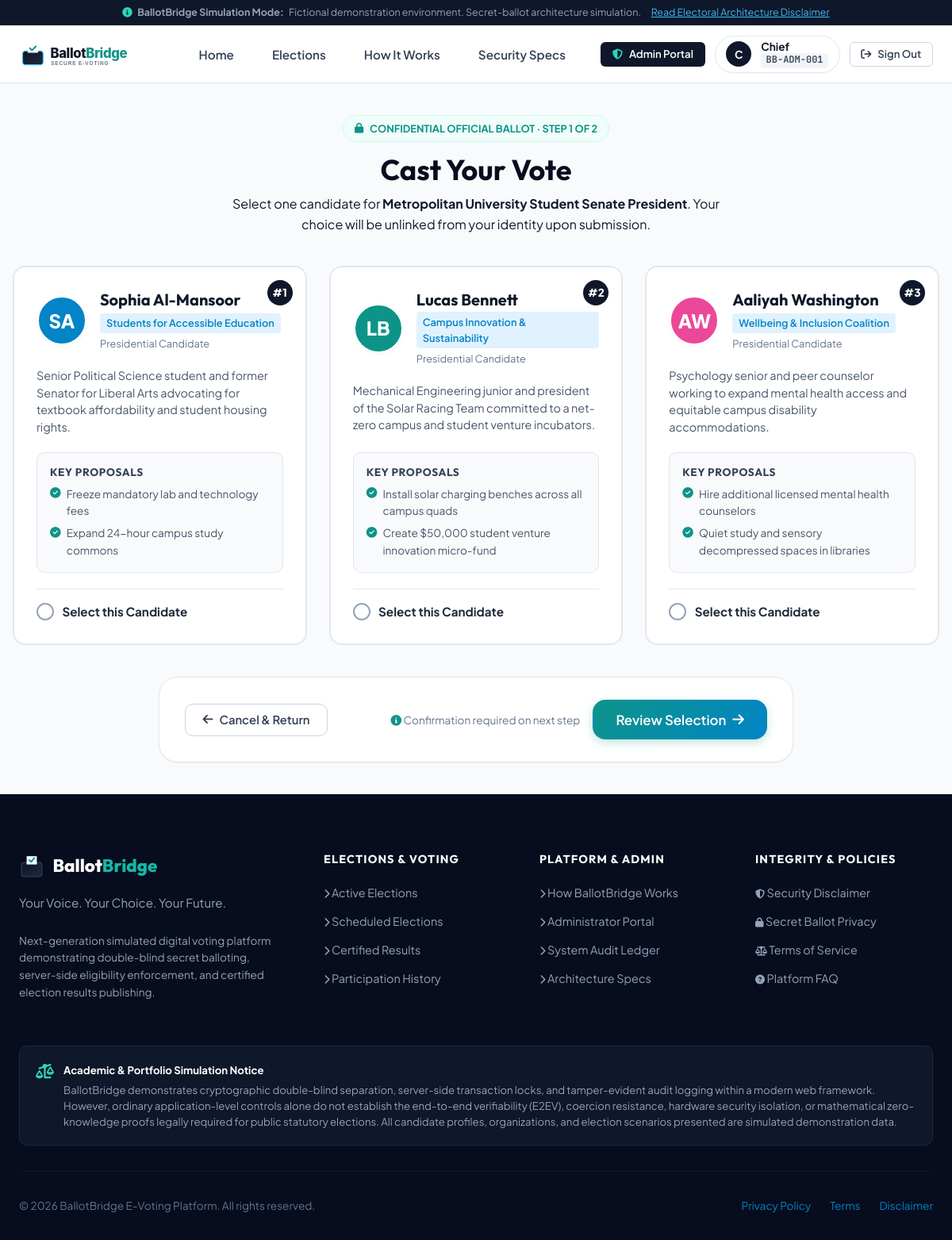
Screenshot of /election/metropolitan-university-student-senate-president/vote/ (signed in) with the database file from the repository.
### voting/models.py (models this page shows, shortened)
class UserProfile(models.Model):
    user = models.OneToOneField(User, on_delete=models.CASCADE, related_name='profile')
    role = models.CharField(max_length=20, choices=UserRole.choices, default=UserRole.VOTER)
    voter_id = models.CharField(max_length=32, unique=True, db_index=True)
    demo_id_number = models.CharField(max_length=64, blank=True, default='', help_text='Simulated national or student ID')
    organization = models.CharField(max_length=120, blank=True, default='National Voter Registry')
    department = models.CharField(max_length=120, blank=True, default='General Division')
    is_verified = models.BooleanField(default=True)
    phone_number = models.CharField(max_length=30, blank=True, default='')
    avatar_color = models.CharField(max_length=20, default='#0284c7')
    created_at = models.DateTimeField(auto_now_add=True)
    @property
    def is_admin_role(self):
        return self.role == UserRole.ADMIN or self.user.is_superuser or self.user.is_staff

class Election(models.Model):
    title = models.CharField(max_length=200)
    slug = models.SlugField(max_length=220, unique=True, blank=True)
    tagline = models.CharField(max_length=255, blank=True, default='Empowering community decision making')
    description = models.TextField(help_text='Detailed information regarding election purpose and scope')
    category = models.CharField(max_length=30, choices=ElectionCategory.choices, default=ElectionCategory.NATIONAL_YOUTH)
    status = models.CharField(max_length=25, choices=ElectionStatus.choices, default=ElectionStatus.SCHEDULED)
    start_time = models.DateTimeField()
    end_time = models.DateTimeField()
    eligibility_criteria = models.CharField(
        max_length=50,
        choices=[
            ('ALL', 'All Registered Voters'),
            ('STUDENTS', 'Registered Students Only'),
            ('FACULTY', 'Academic Faculty Only'),
            ('COMMUNITY', 'Community Members'),
        ],
        default='ALL'
    )
    banner_color = models.CharField(max_length=25, default='#1e3a8a')
    banner_icon = models.CharField(max_length=50, default='vote')
    is_featured = models.BooleanField(default=False)
    created_by = models.ForeignKey(User, on_delete=models.SET_NULL, null=True, blank=True, related_name='created_elections')
    created_at = models.DateTimeField(auto_now_add=True)
    updated_at = models.DateTimeField(auto_now=True)
    class Meta:
        ordering = ['-start_time']
    def is_voting_open(self):
        now = timezone.now()
        return self.status == ElectionStatus.ACTIVE and self.start_time <= now <= self.end_time
    def has_user_voted(self, user):
        if not user or not user.is_authenticated:
            return False
        return VoterParticipation.objects.filter(election=self, user=user).exists()
    def is_user_eligible(self, user):
        if not user or not user.is_authenticated:
            return False, "You must be logged in to vote."
        if not hasattr(user, 'profile') or not user.profile.is_verified:
            return False, "Your voter profile is pending verification."
        criteria = self.eligibility_criteria
        if criteria == 'ALL':
            return True, "Eligible to participate"
        elif criteria == 'STUDENTS':
            if 'Student' in user.profile.department or 'College' in user.profile.organization:
                return True, "Eligible student voter"
            return False, "This election is restricted to verified student voters."
        elif criteria == 'FACULTY':
            if 'Faculty' in user.profile.department or 'Academic' in user.profile.department:
                return True, "Eligible faculty voter"
            return False, "This election is restricted to faculty members."
        return True, "Eligible voter"

class Candidate(models.Model):
    election = models.ForeignKey(Election, on_delete=models.CASCADE, related_name='candidates')
    name = models.CharField(max_length=150)
    ballot_number = models.PositiveIntegerField(default=1)
    party_or_slate = models.CharField(max_length=150, blank=True, default='Independent')
    role_title = models.CharField(max_length=150, blank=True, default='Candidate for Office')
    photo = models.ImageField(upload_to='candidates/', blank=True, null=True)
    avatar_color = models.CharField(max_length=20, default='#0284c7')
    avatar_initials = models.CharField(max_length=4, blank=True, default='')
    short_bio = models.TextField(help_text='Concise summary of experience and values')
    qualifications = models.TextField(help_text='Educational, professional, and leadership credentials')
    manifesto = models.TextField(help_text='Official campaign manifesto statement')
    key_proposals = models.TextField(help_text='Key proposal points, separated by newlines')
    email = models.EmailField(blank=True, default='')
    created_at = models.DateTimeField(auto_now_add=True)
    class Meta:
        ordering = ['ballot_number', 'name']
    def get_proposals_list(self):
        return [p.strip() for p in self.key_proposals.splitlines() if p.strip()]

### voting/views.py (the view)
# urls.py: path('election/<slug:slug>/vote/', views.vote_select_view, name='vote_select'),
@login_required
def vote_select_view(request, slug):
    election = get_object_or_404(Election, slug=slug)
    user = request.user
    if not election.is_voting_open():
        messages.error(request, "Voting is currently not open for this election.")
        return redirect('election_detail', slug=slug)
    is_eligible, reason = election.is_user_eligible(user)
    if not is_eligible:
        messages.error(request, f"Ineligible to vote: {reason}")
        return redirect('election_detail', slug=slug)
    if election.has_user_voted(user):
        messages.warning(request, "You have already cast your confidential ballot in this election.")
        return redirect('election_detail', slug=slug)
    candidates = election.candidates.all()
    if not candidates.exists():
        messages.error(request, "No candidates are registered for this election.")
        return redirect('election_detail', slug=slug)
    context = {
        'election': election,
        'candidates': candidates,
    }
    return render(request, 'voter/vote_select.html', context)

### templates/voter/vote_select.html (shortened to what this page needs)
{% extends 'base.html' %}
{% load static %}
{% block content %}
<div class="container" style="padding: 2.5rem 1rem;">
  <div style="text-align: center; max-width: 650px; margin: 0 auto 2.5rem;">
    <div style="display: inline-flex; align-items: center; gap: 0.5rem; background: var(--teal-50); border: 1px solid var(--teal-100); padding: 0.35rem 0.85rem; border-radius: var(--radius-full); color: var(--teal-600); font-size: 0.8rem; font-weight: 700; margin-bottom: 0.75rem;">
      <i class="fa-solid fa-lock"></i>
      <span>CONFIDENTIAL OFFICIAL BALLOT · STEP 1 OF 2</span>
    </div>
    <h1 style="font-size: 2.25rem; color: var(--navy-950); margin-bottom: 0.5rem;">
      Cast Your Vote
    </h1>
    <p style="color: var(--slate-600); font-size: 1rem;">
      Select one candidate for <strong>{{ election.title }}</strong>. Your choice will be unlinked from your identity upon submission.
    </p>
  </div>
  <form method="POST" action="{% url 'vote_confirm' slug=election.slug %}" id="ballotForm">
    <div class="candidates-grid" style="margin-bottom: 2.5rem;">
      {% for cand in candidates %}
      <div class="candidate-card selectable-candidate-card" data-candidate-id="{{ cand.id }}" id="cand-card-{{ cand.id }}">
        <span class="ballot-number-pill">#{{ cand.ballot_number }}</span>
        <div class="candidate-header">
          <div class="candidate-avatar" style="background: {{ cand.avatar_color|default:'#0284c7' }};">
            {{ cand.avatar_initials|default:cand.name|slice:":2"|upper }}
          </div>
          <div class="candidate-info">
            <h3>{{ cand.name }}</h3>
            <span class="candidate-party-badge">{{ cand.party_or_slate|default:"Independent" }}</span>
            <span style="display: block; font-size: 0.8rem; color: var(--slate-500); margin-top: 0.15rem;">
              {{ cand.role_title }}
            </span>
          </div>
        </div>
        <p class="candidate-bio">
          {{ cand.short_bio }}
        </p>
        <div class="candidate-proposals-box">
          <h4>Key Proposals</h4>
          <ul class="candidate-proposals-list">
            {% for proposal in cand.get_proposals_list|slice:":2" %}
            <li><i class="fa-solid fa-circle-check"></i> {{ proposal }}</li>
            {% endfor %}
          </ul>
        </div>
        <div class="candidate-radio-wrapper">
          <div class="custom-radio"></div>
          <span>Select this Candidate</span>
        </div>
      </div>
      {% endfor %}
    </div>
    <div style="background: var(--white); border: 1px solid var(--slate-200); border-radius: var(--radius-xl); padding: 1.75rem 2rem; display: flex; align-items: center; justify-content: space-between; flex-wrap: wrap; gap: 1rem; box-shadow: var(--shadow-sm); max-width: 800px; margin: 0 auto;">
      <a href="{% url 'election_detail' slug=election.slug %}" class="btn btn-secondary">
        <i class="fa-solid fa-arrow-left"></i>
        <span>Cancel & Return</span>
      </a>
      <div style="display: flex; align-items: center; gap: 1rem;">
        <span style="font-size: 0.85rem; color: var(--slate-500);">
          <i class="fa-solid fa-circle-info" style="color: var(--teal-600);"></i> Confirmation required on next step
        </span>
        <button type="submit" class="btn btn-primary btn-lg" id="proceedVoteBtn" disabled>
          <span>Review Selection</span>
          <i class="fa-solid fa-arrow-right"></i>
        </button>
      </div>
    </div>
  </form>
</div>
{% endblock %}

### templates/navbar.html (shortened to what this page needs)
{% load static %}
<header class="site-header">
  <div class="container navbar">
    <a href="{% url 'home' %}" class="brand-link" title="BallotBridge Home">
      <img src="{% static 'img/logo.svg' %}" alt="BallotBridge Logo" class="brand-logo-img">
    </a>
    <ul class="nav-links">
      <li><a href="{% url 'home' %}" class="nav-link {% if request.resolver_match.url_name == 'home' %}active{% endif %}">Home</a></li>
      <li><a href="{% url 'voter_dashboard' %}" class="nav-link {% if request.resolver_match.url_name == 'voter_dashboard' %}active{% endif %}">Elections</a></li>
      <li><a href="{% url 'about' %}" class="nav-link {% if request.resolver_match.url_name == 'about' %}active{% endif %}">How It Works</a></li>
      <li><a href="{% url 'security_disclaimer' %}" class="nav-link {% if request.resolver_match.url_name == 'security_disclaimer' %}active{% endif %}">Security Specs</a></li>
    </ul>
    <div class="nav-auth-actions">
      {% if user.is_authenticated %}
        {% if IS_ADMIN_USER %}
        <a href="{% url 'admin_dashboard' %}" class="btn btn-navy btn-sm" title="Election Administrator Portal">
          <i class="fa-solid fa-shield-halved" style="color: var(--teal-400);"></i>
          <span>Admin Portal</span>
        </a>
        {% endif %}
        <a href="{% url 'profile' %}" class="nav-profile-pill" title="View Voter Profile">
          <div class="avatar-bubble" style="background: {{ CURRENT_USER_PROFILE.avatar_color|default:'#0d9488' }};">
            {{ user.first_name|default:user.username|slice:":1"|upper }}
          </div>
          <div style="display: flex; flex-direction: column; text-align: left; line-height: 1.15;">
            <span style="font-weight: 700; font-size: 0.85rem; color: var(--navy-900);">
              {{ user.first_name|default:user.username }}
            </span>
            <span class="voter-id-tag">
              {{ CURRENT_USER_PROFILE.voter_id|default:'VOTER' }}
            </span>
          </div>
        </a>
        <a href="{% url 'logout' %}" class="btn btn-secondary btn-sm" title="Sign Out">
          <i class="fa-solid fa-arrow-right-from-bracket"></i>
          <span>Sign Out</span>
        </a>
      {% endif %}
    </div>
  </div>
</header>

### rows the page displays
UserProfile: voter_id "BB-ADM-001"
Election: title "Metropolitan University Student Senate President"
Candidate: ballot_number "1", avatar_initials "SA", name "Sophia Al-Mansoor", party_or_slate "Students for Accessible Education", role_title "Presidential Candidate", short_bio "Senior Political Science student and former Senator for Liberal Arts advocating for textbook affordability and student housing rights.", get_proposals_list "Freeze mandatory lab and technology fees" "Expand 24-hour campus study commons"
Candidate: ballot_number "2", avatar_initials "LB", name "Lucas Bennett", party_or_slate "Campus Innovation & Sustainability", role_title "Presidential Candidate", short_bio "Mechanical Engineering junior and president of the Solar Racing Team committed to a net-zero campus and student venture incubators.", get_proposals_list "Install solar charging benches across all campus quads" "Create $50,000 student venture innovation micro-fund"
Candidate: ballot_number "3", avatar_initials "AW", name "Aaliyah Washington", party_or_slate "Wellbeing & Inclusion Coalition", role_title "Presidential Candidate", short_bio "Psychology senior and peer counselor working to expand mental health access and equitable campus disability accommodations.", get_proposals_list "Hire additional licensed mental health counselors" "Quiet study and sensory decompressed spaces in libraries"

### other values shown
{{ user.first_name|default:user.username|slice:":1"|upper }} "C"
{{ user.first_name|default:user.username }} "Chief"
{{ APP_TAGLINE }} "Your Voice. Your Choice. Your Future."
